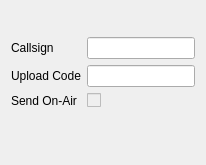
         <widget class="QWidget" name="hrdlogSyncQSLTab">
          <attribute name="title">
           <string>HRDLog</string>
          </attribute>
          <layout class="QFormLayout" name="formLayout">
           <item row="1" column="0">
            <widget class="QLabel" name="hrdlogCallsignLabel">
             <property name="text">
              <string>Callsign</string>
             </property>
            </widget>
           </item>
           <item row="1" column="1">
            <widget class="QLineEdit" name="hrdlogCallsignEdit"/>
           </item>
           <item row="2" column="0">
            <widget class="QLabel" name="hrdlogUploadCodeLabel">
             <property name="toolTip">
              <string>It is not a password. It is the upload code received via email after the registration to HRDLOG..net</string>
             </property>
             <property name="text">
              <string>Upload Code</string>
             </property>
            </widget>
           </item>
           <item row="2" column="1">
            <widget class="QLineEdit" name="hrdlogUploadCodeEdit">
             <property name="toolTip">
              <string>It is not a password. It is the upload code received via email after the registration to HRDLOG..net</string>
             </property>
             <property name="echoMode">
              <enum>QLineEdit::Password</enum>
             </property>
            </widget>
           </item>
           <item row="3" column="0">
            <widget class="QLabel" name="hrdlogOnAirLabel">
             <property name="toolTip">
              <string>If it is enabled and Rig is connected then QLog periodically sends On-Air messages to HRDLog</string>
             </property>
             <property name="text">
              <string>Send On-Air</string>
             </property>
            </widget>
           </item>
           <item row="3" column="1">
            <widget class="QCheckBox" name="hrdlogOnAirCheckBox">
             <property name="enabled">
              <bool>false</bool>
             </property>
             <property name="toolTip">
              <string>If it is enabled and Rig is connected then QLog periodically sends On-Air messages to HRDLog</string>
             </property>
             <property name="text">
              <string/>
             </property>
            </widget>
           </item>
           <item row="0" column="1">
            <spacer name="verticalSpacer_16">
             <property name="orientation">
              <enum>Qt::Vertical</enum>
             </property>
             <property name="sizeType">
              <enum>QSizePolicy::Fixed</enum>
             </property>
             <property name="sizeHint" stdset="0">
              <size>
               <width>20</width>
               <height>20</height>
              </size>
             </property>
            </spacer>
           </item>
           <item row="4" column="1">
            <spacer name="verticalSpacer_17">
             <property name="orientation">
              <enum>Qt::Vertical</enum>
             </property>
             <property name="sizeHint" stdset="0">
              <size>
               <width>20</width>
               <height>40</height>
              </size>
             </property>
            </spacer>
           </item>
          </layout>
         </widget>
